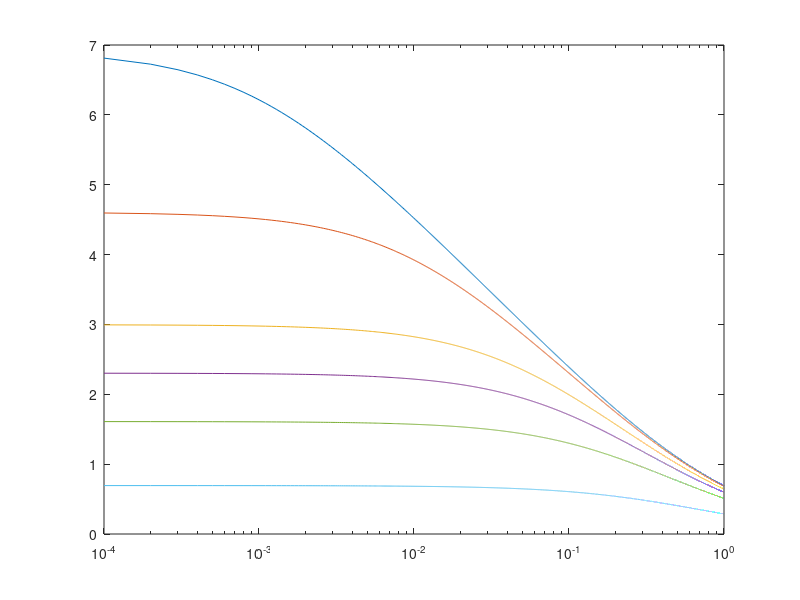

MATLAB code to generate this figure:
function plotN
e = [0.001 0.01 0.05 0.1 0.2 0.5];
l = 0.0001:0.0001:1;


for i=1:size(e,2),
U=log((1+l)./(l+e(i)));
    semilogx(l,U)
    hold on
end

end
